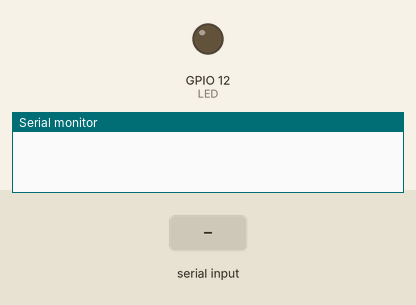
The sketch below on a simulated ESP32. Parts: output pins drawn as LEDs (lit = HIGH), the last lines printed to the serial monitor. Inputs (shaded band) come from the test bench. Nothing arrives over Bluetooth unless stated.

Above: at 1.2 s.
1.3 s: "a" received over the second serial link
At 1.9 s:
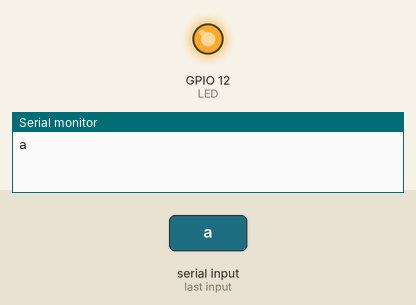
2.8 s: "b" received over the second serial link
At 3.1 s:
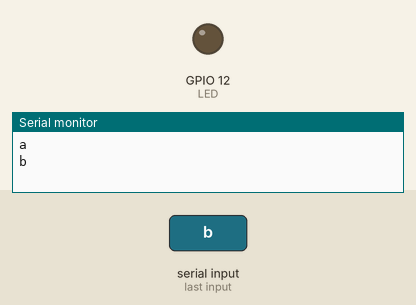
Timing chart, 0 to 5.8 s (numbered marks = the images above; inputs shaded):
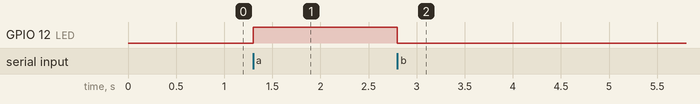

The sketch:

BLE_SendText_1_.ino
```cpp
#include <BluetoothSerial.h>
BluetoothSerial BT;
int LED = 12;
char LEDstatus;

void setup()
{
 Serial.begin(115200);
 BT.begin("rrrr"); // 設定和 HC-06 通訊的速度 (預設 9600)
 pinMode(LED, OUTPUT);
}
void loop()
{
 //讀取藍芽模組訊息，並傳送到電腦
 if (BT.available()){
    LEDstatus=BT.read();
    Serial.println(LEDstatus);
 }
 //判斷LED開關條件
 switch (LEDstatus){
  case 'a':
  digitalWrite(LED,HIGH);
  break;
  case 'b':
  digitalWrite(LED,LOW);
  break;
  }
}
```

Measured:
- after the input at 1.3 s, GPIO 12 (LED): LOW → HIGH at once
- after the input at 2.8 s, GPIO 12 (LED): HIGH → LOW at once
